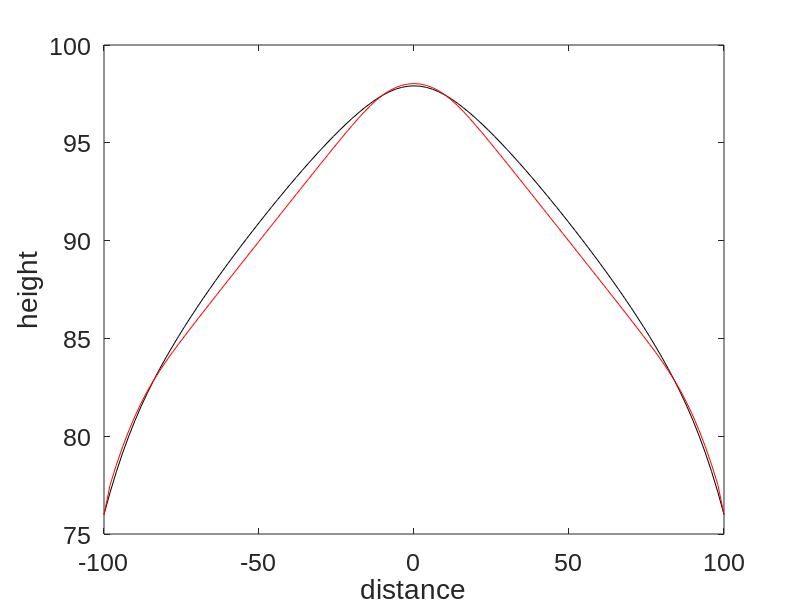

This figure's MATLAB source:
%% Rachel Havranek, Feb 9, 2016
% Version 2 the Hillslopes model

%% Initialize
%horizontal array: this is analagous to my z array in the last fcts I did
dx = 2;
L=100;
xmax = L; % length L
xmin=-1*L;
x=xmin:dx:xmax;
N=length(x);

%topography
zbmax=100;
S0=0.2;
zb=zbmax-S0*abs(x);

%time array:
tmax=100000; % years
dt=10; %time step, years
t=0:dt:tmax; %creates an array of time steps (time)

%Variables:
rhor=2750; %kg/m^3, typical granite
rhos=1300; %kg/m^3, from google search
wdot0=1e-5; 
kappa=0.003; %m^2/yr from: Roering et al., 2001
k=kappa*rhos;
edot=4e-5; %m/yr -- this is from Whipple, Beyond Bedrock 
H0=1;
H=H0*ones(size(x));
Hstar=0.3; %m

z=zb+H;

%% Create an initialization space
%Q=zeros(N,1); %an array of empty fluxes which we'll imprint onto
%z=zeros(N,1); %an array of empty heights which we'll imprint onto 

imax=length(t); %loop goes every time step
nplots=100; %so we only see 100 plots, and not every time
tplot=tmax/nplots; %the amount of time between each plot

%% RUN

for i=1:imax
%weathering of bedrock:
wdot=wdot0*exp(-H/Hstar);

%  an original shape of the bedrock based on x: zb
%zb=(H-edot*t)+((rhor*wdot)/(2*k))*(L.^2-x.^2);
%weathering of bedrock:
%dzdx=((-rhor*wdot)/k)*x; 
%dzbdt=-wdot;

%change in the height of the bedrock
dzdx= diff(z)/dx; %make a dz/dx array - slope of the hill
 
 %Calculate the slope flux
Q=-k*dzdx; %the flux based on the slope of the hill

%rate of change of flux 
dQdx=diff(Q)/dx; %change in slope of the hill - second derivative (concave down)
 
dHdt=zeros(size(x));
dHdt(2:end-1)= ((rhor/rhos)*wdot(2:end-1))-((1/rhos)*dQdx);

H(2:end-1)=H(2:end-1)+(dHdt(2:end-1)*dt);
zb(2:end-1)=zb(2:end-1)-(wdot(2:end-1)*dt);

H(1)=0;
H(end)=0;
zb(1)=zb(1)-(edot*dt);
zb(end)=zb(end)-(edot*dt);
%define H(1)/end and zb (1,end)

z=zb+H;
if(rem(t(i),tplot)==0)  
figure(1)
     plot(x,z,'k')
     hold on
     plot (x,zb,'r')
     xlabel('distance','fontname','arial','fontsize',21)
     ylabel('height','fontname','arial','fontsize',21)
     set(gca,'fontsize',18,'fontname','arial')
     pause(0.1)
     hold off
end
end


